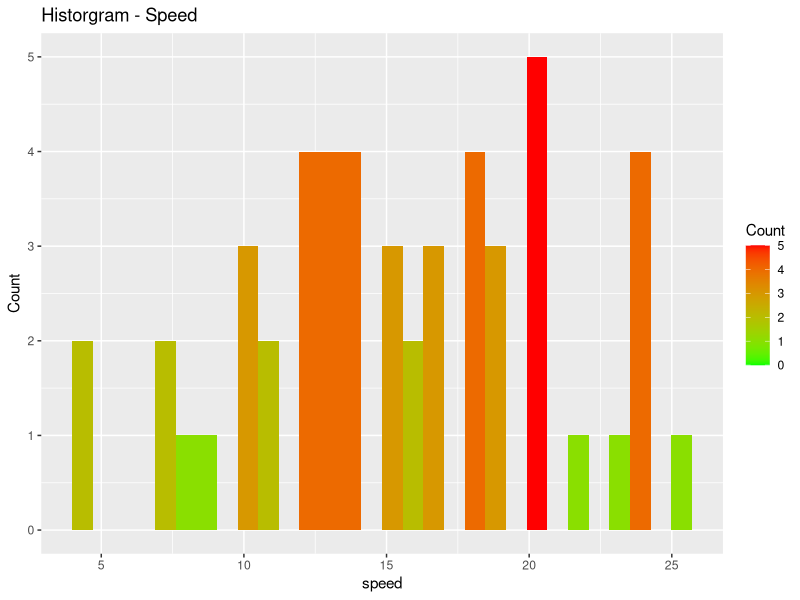
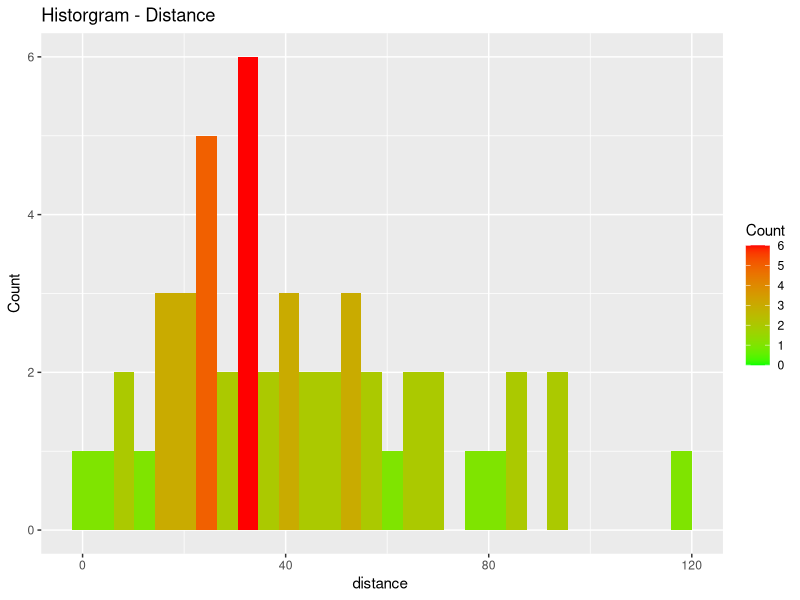
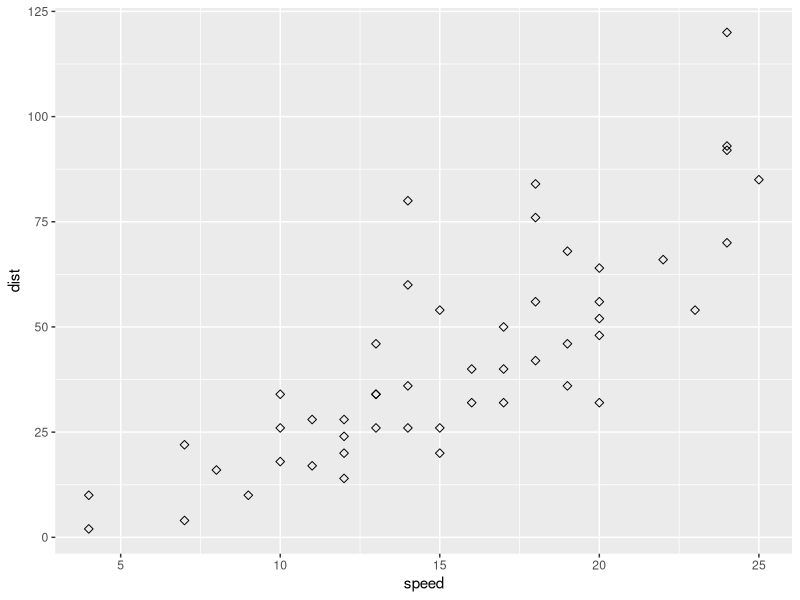
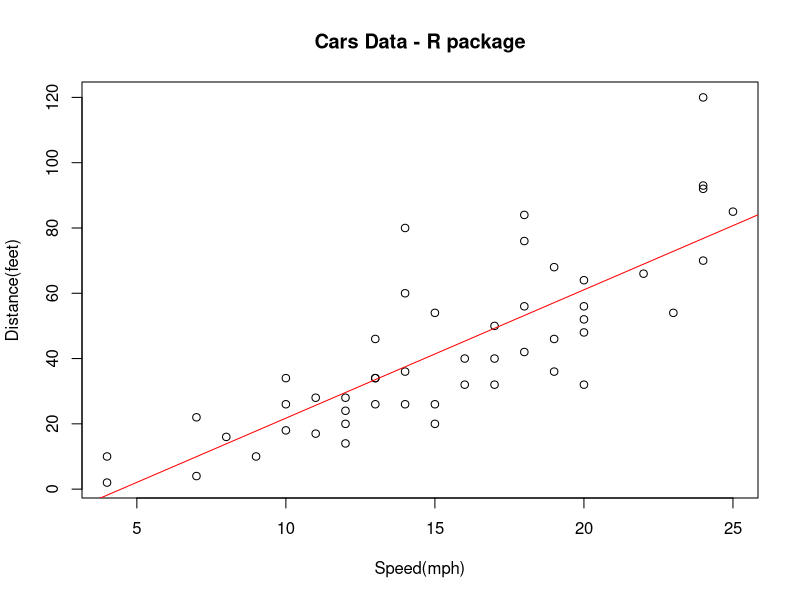
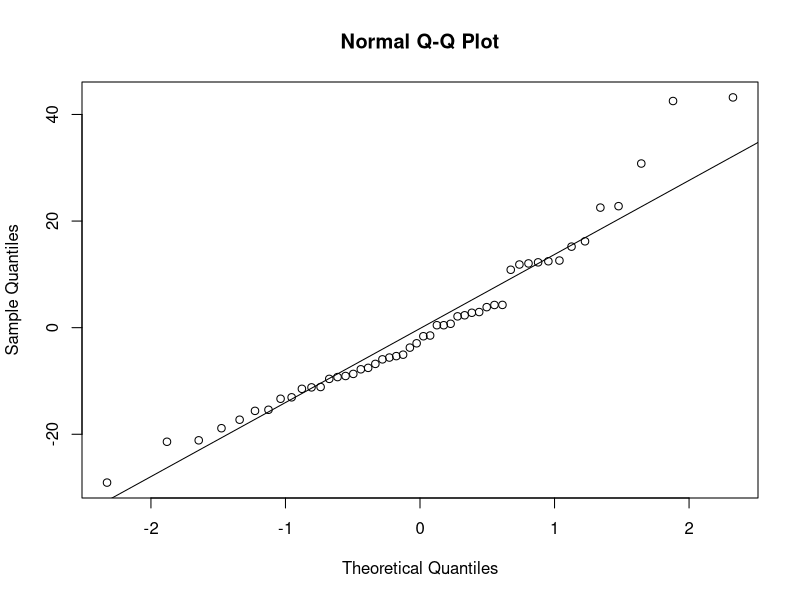

These figures' R source, in order:
## ---- chunk 1
library(ggplot2)
library(dplyr)
summary(cars)
## ---- chunk 2
ggplot(data=cars, aes(cars$speed)) + 
  geom_histogram(aes(fill = ..count..)) +
  scale_fill_gradient("Count", low = "green", high = "red") +
  labs(title = "Historgram - Speed") +
  labs(x = "speed") +
  labs(y = "Count")

## ---- chunk 3
ggplot(data=cars, aes(cars$dist)) + 
  geom_histogram(aes(fill = ..count..)) +
  scale_fill_gradient("Count", low = "green", high = "red") +
  labs(title = "Historgram - Distance") +
  labs(x = "distance ") +
  labs(y = "Count")
## ---- chunk 4
ggplot(cars, aes(x=speed, y=dist)) +
  geom_point(size=2, shape=23)
## ---- chunk 5
cor(cars$speed, cars$dist)
## ---- chunk 6
car_model = lm(cars$dist~ cars$speed)
car_model

## ---- chunk 7
plot(x = cars$speed, y = cars$dist, main="Cars Data - R package", xlab = "Speed(mph)", ylab = "Distance(feet)")
  abline(car_model, col="red")
## ---- chunk 8
summary(car_model)
## ---- chunk 9
qqnorm(resid(car_model))
qqline(resid(car_model))
